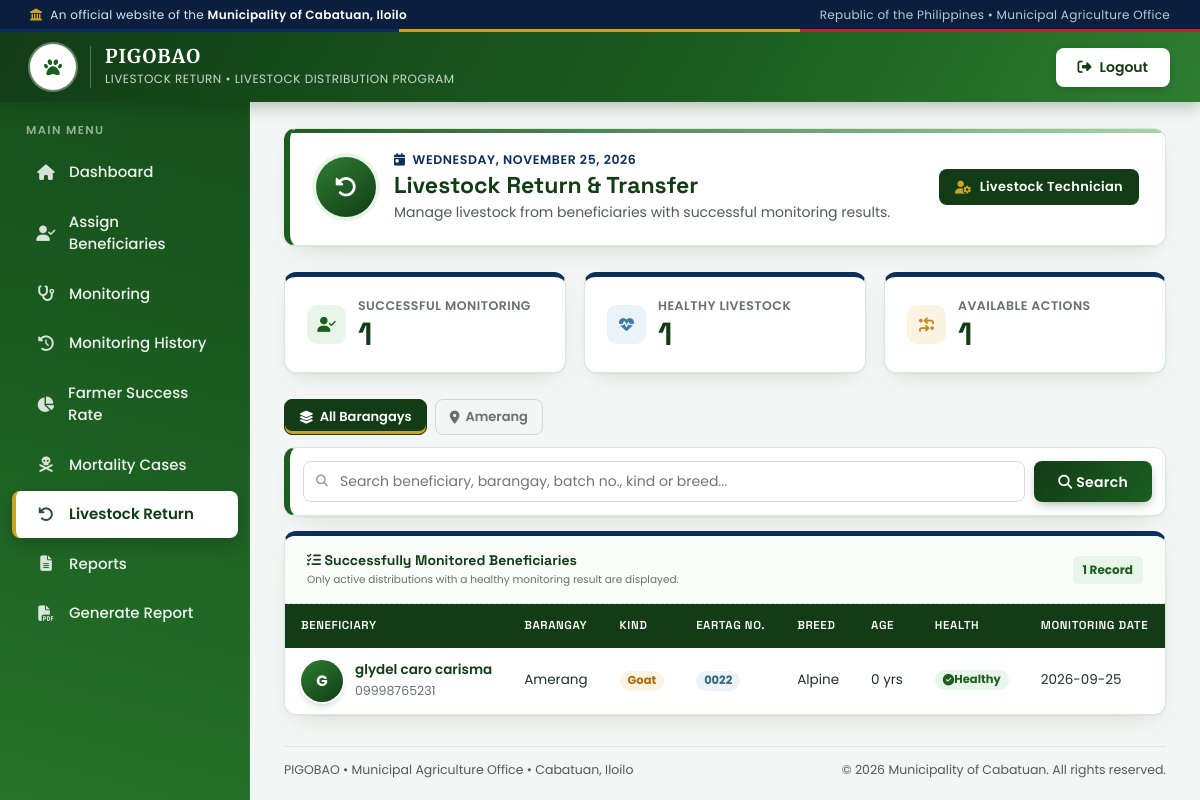
/livestock_return.php (signed in), run on the app's committed database.
### tables this page shows
CREATE TABLE `barangays` (
  `barangay_id` int(10) UNSIGNED NOT NULL,
  `barangay_name` varchar(100) NOT NULL
);

CREATE TABLE `monitoring` (
  `monitoring_id` int(10) UNSIGNED NOT NULL,
  `distribution_id` int(10) UNSIGNED NOT NULL,
  `health_status` enum('Healthy','Sick','Critical','Dead') NOT NULL DEFAULT 'Healthy',
  `weight` decimal(8,2) DEFAULT NULL,
  `pregnancy_status` enum('pregnant','not_pregnant','gave_birth') DEFAULT NULL,
  `offspring_count` int(10) UNSIGNED DEFAULT NULL,
  `photo` varchar(255) DEFAULT NULL,
  `cause_of_death` varchar(255) DEFAULT NULL,
  `death_type` enum('natural','disease','accident','unknown','other') DEFAULT NULL,
  `purpose` varchar(100) DEFAULT NULL,
  `date_recorded` date NOT NULL,
  `action` enum('visit','transfer','return','death','other') NOT NULL DEFAULT 'visit',
  `notes` text DEFAULT NULL,
  `created_by` int(10) UNSIGNED NOT NULL,
  `created_at` timestamp NOT NULL DEFAULT current_timestamp(),
  `updated_by` int(10) UNSIGNED DEFAULT NULL,
  `updated_at` timestamp NOT NULL DEFAULT current_timestamp() ON UPDATE current_timestamp()
);

CREATE TABLE `beneficiaries` (
  `beneficiary_id` int(10) UNSIGNED NOT NULL,
  `firstname` varchar(50) NOT NULL,
  `middlename` varchar(50) DEFAULT NULL,
  `lastname` varchar(50) NOT NULL,
  `extension_name` varchar(10) DEFAULT NULL,
  `gender` enum('Male','Female') NOT NULL,
  `barangay_id` int(10) UNSIGNED NOT NULL,
  `contact` varchar(50) DEFAULT NULL,
  `civil_status` enum('Single','Married','Widowed','Separated') DEFAULT NULL,
  `birthdate` date DEFAULT NULL,
  `photo` varchar(255) DEFAULT NULL,
  `registered_at` timestamp NOT NULL DEFAULT current_timestamp(),
  `status` enum('active','inactive') NOT NULL DEFAULT 'active'
);

CREATE TABLE `livestock` (
  `livestock_id` int(10) UNSIGNED NOT NULL,
  `kind` enum('goat','pig','carabao') NOT NULL,
  `breed` varchar(100) NOT NULL,
  `sex` enum('Male','Female','Unknown') NOT NULL DEFAULT 'Unknown',
  `birth_date` date DEFAULT NULL,
  `batch_no` varchar(50) NOT NULL,
  `status` enum('available','distributed','dead','retired') NOT NULL DEFAULT 'available',
  `created_at` timestamp NOT NULL DEFAULT current_timestamp(),
  `updated_at` timestamp NOT NULL DEFAULT current_timestamp() ON UPDATE current_timestamp()
);

### livestock_return.php (the view, shortened to what this page needs)
<?php
require '../db.php';
if (!function_exists('pg_farmer_photo_col')) {
    function pg_farmer_photo_col(mysqli $conn): ?string {
        static $col = false;
        if ($col !== false) return $col;
        $col = null; $cols = [];
        if ($res = $conn->query("SHOW COLUMNS FROM beneficiaries")) {
            while ($r = $res->fetch_assoc()) $cols[strtolower($r['Field'])] = $r['Field'];
        }
        $candidates = ['photo','picture','profile_picture','profile_pic','profile_photo','profile_image',
                       'image','img','avatar','farmer_photo','farmer_image','farmer_picture','pic',
                       'photo_path','image_path','picture_path'];
        foreach ($candidates as $c) {
            if (isset($cols[$c])) { $col = $cols[$c]; break; }
        }
        return $col;
    }
}
if (!function_exists('pg_farmer_photo_sql')) {
    function pg_farmer_photo_sql(mysqli $conn, string $alias = 'b'): string {
        $c = pg_farmer_photo_col($conn);
        return $c ? ", $alias.`$c` AS farmer_photo" : ", NULL AS farmer_photo";
    }
}
if (!function_exists('pg_farmer_photo_url')) {
    function pg_farmer_photo_url($file): ?string {
        $file = trim((string)$file);
        $base  = basename($file);
        $tries = [];
        foreach (['../uploads/','../uploads/beneficiaries/','../uploads/farmers/','../uploads/profiles/','../uploads/profile/','uploads/'] as $d) {
            $tries[] = $d . $base;
        }
        return '../uploads/' . $base;
    }
}
if (!function_exists('pg_farmer_avatar')) {
    function pg_farmer_avatar($photo, string $name, string $extraClass = ''): string {
        $initial = mb_strtoupper(mb_substr(trim($name), 0, 1)) ?: '?';
        $url  = pg_farmer_photo_url($photo);
        $html = '<span class="farmer-avatar ' . htmlspecialchars($extraClass) . '">';
        $html .= '<span class="fa-init">' . htmlspecialchars($initial) . '</span>';
        if ($url) {
            $html .= '<img src="' . htmlspecialchars($url) . '" alt="' . htmlspecialchars($name) . '" loading="lazy" onerror="this.remove()">';
        }
        return $html . '</span>';
    }
}
$farmerPhotoCol = pg_farmer_photo_col($conn);
$photoSql       = pg_farmer_photo_sql($conn);
$tech_id=(int)$_SESSION['technician_id'];
$search=isset($_GET['search'])?trim($_GET['search']):'';
$barangayFilter=isset($_GET['barangay'])?(int)$_GET['barangay']:0;
$records=[];
$sql="
    SELECT
        m.monitoring_id,
        m.distribution_id,
        m.health_status AS health,
        m.weight,
        m.pregnancy_status,
        m.offspring_count AS offspring,
        m.date_recorded,
        m.action AS monitoring_action,
        d.quantity,
        d.distribution_date,
        d.distribution_location,
        d.batch_no AS distribution_batch_no,
        b.beneficiary_id,
        b.firstname,b.middlename,b.lastname,b.contact{$photoSql},
        br.barangay_id,
        br.barangay_name,
        l.livestock_id,l.kind,l.breed,
        TIMESTAMPDIFF(YEAR,l.birth_date,CURDATE()) AS age,
        l.status AS livestock_status,
        l.batch_no AS livestock_batch_no,
        d.status AS distribution_status
    FROM monitoring m
    INNER JOIN (
        SELECT distribution_id, MAX(monitoring_id) AS latest_id
        FROM monitoring
        GROUP BY distribution_id
    ) latest ON latest.distribution_id=m.distribution_id AND latest.latest_id=m.monitoring_id
    INNER JOIN distributions d ON m.distribution_id=d.distribution_id
    INNER JOIN beneficiaries b ON d.beneficiary_id=b.beneficiary_id
    LEFT JOIN barangays br ON b.barangay_id=br.barangay_id
    INNER JOIN livestock l ON d.livestock_id=l.livestock_id
    INNER JOIN technician_barangay tb ON b.barangay_id=tb.barangay_id
    WHERE tb.technician_id=?
      AND d.status='active'
      AND LOWER(TRIM(m.health_status))='healthy'
";
$params=[$tech_id];
$types="i";
$sql.=" ORDER BY m.date_recorded DESC,m.monitoring_id DESC";
$stmt=$conn->prepare($sql);
if($stmt){
    $stmt->bind_param($types,...$params);
    $stmt->execute();
    $result=$stmt->get_result();
    while($row=$result->fetch_assoc()) $records[]=$row;
}
$totalRecords=count($records);
$barangayList=[];
$barangayListStmt=$conn->prepare("
    SELECT DISTINCT br.barangay_id, br.barangay_name
    FROM monitoring m
    INNER JOIN (
        SELECT distribution_id, MAX(monitoring_id) AS latest_id
        FROM monitoring
        GROUP BY distribution_id
    ) latest ON latest.distribution_id=m.distribution_id AND latest.latest_id=m.monitoring_id
    INNER JOIN distributions d ON m.distribution_id=d.distribution_id
    INNER JOIN beneficiaries b ON d.beneficiary_id=b.beneficiary_id
    INNER JOIN barangays br ON b.barangay_id=br.barangay_id
    INNER JOIN technician_barangay tb ON b.barangay_id=tb.barangay_id
    WHERE tb.technician_id=?
      AND d.status='active'
      AND LOWER(TRIM(m.health_status))='healthy'
    ORDER BY br.barangay_name ASC
");
if($barangayListStmt){
    $barangayListStmt->bind_param("i",$tech_id);
    $barangayListStmt->execute();
    $barangayList=$barangayListStmt->get_result()->fetch_all(MYSQLI_ASSOC);
}
?>
<!DOCTYPE html>
<html lang="en">
<head>
<link href="https://cdnjs.cloudflare.com/ajax/libs/font-awesome/6.4.0/css/all.min.css" rel="stylesheet">
<link href="https://cdn.jsdelivr.net/npm/bootstrap@5.3.0/dist/css/bootstrap.min.css" rel="stylesheet">
</head>
<body>
<div class="gov-strip">
    <div class="left">
        <i class="fas fa-landmark"></i>
        <span>An official website of the <strong>Municipality of Cabatuan, Iloilo</strong></span>
    </div>
    <div class="right">Republic of the Philippines &bull; Municipal Agriculture Office</div>
</div>
<header>
    <div class="brand">
        <div class="seal">
        </div>
        <div class="titles">
            <h1>PIGOBAO</h1>
            <small>Livestock Return &bull; Livestock Distribution Program</small>
        </div>
    </div>
    <a href="../tech_logout.php" class="logout"><i class="fas fa-right-from-bracket"></i> Logout</a>
</header>
<nav class="sidebar">
    <div class="menu-title">Main Menu</div>
    <a href="../technician_dashboard.php"><i class="fas fa-home"></i> Dashboard</a>
    <a href="assign_beneficiaries.php"><i class="fas fa-user-check"></i> Assign Beneficiaries</a>
    <a href="monitoring.php"><i class="fas fa-stethoscope"></i> Monitoring</a>
    <a href="monitoring_history.php"><i class="fas fa-history"></i> Monitoring History</a>
    <a href="farmer_success_rate.php"><i class="fas fa-chart-pie"></i> Farmer Success Rate</a>
    <a href="mortality_cases.php"><i class="fas fa-skull-crossbones"></i> Mortality Cases</a>
    <a href="livestock_return.php" class="active"><i class="fas fa-undo"></i> Livestock Return</a>
    <a href="tech_reports.php"><i class="fas fa-file-alt"></i> Reports</a>
    <a href="generate_report.php" ><i class="fas fa-file-pdf"></i> Generate Report</a>
</nav>
<main class="main-content">
    <section class="page-head">
        <div class="page-head-content">
            <div class="page-icon"><i class="fas fa-rotate-left"></i></div>
            <div class="page-text">
                <div class="page-date"><i class="fas fa-calendar-day"></i> <?=date('l, F j, Y')?></div>
                <h2>Livestock Return & Transfer</h2>
                <p>Manage livestock from beneficiaries with successful monitoring results.</p>
            </div>
        </div>
        <span class="role-pill"><i class="fas fa-user-gear"></i> Livestock Technician</span>
    </section>
    <section class="stats">
        <div class="stat-card">
            <div class="stat-icon"><i class="fas fa-user-check"></i></div>
            <div>
                <div class="stat-label">Successful Monitoring</div>
                <div class="stat-value"><?= $totalRecords ?></div>
            </div>
        </div>
        <div class="stat-card">
            <div class="stat-icon"><i class="fas fa-heart-pulse"></i></div>
            <div>
                <div class="stat-label">Healthy Livestock</div>
                <div class="stat-value"><?= $totalRecords ?></div>
            </div>
        </div>
        <div class="stat-card">
            <div class="stat-icon"><i class="fas fa-arrows-turn-to-dots"></i></div>
            <div>
                <div class="stat-label">Available Actions</div>
                <div class="stat-value"><?= $totalRecords ?></div>
            </div>
        </div>
    </section>
    <div class="barangay-filter">
        <a
            href="?barangay=0&search=<?= urlencode($search) ?>"
            class="brgy-pill <?= $barangayFilter===0?'active':'' ?>"
        >
            <i class="fas fa-layer-group"></i> All Barangays
        </a>
        <?php foreach($barangayList as $br): ?>
            <a
                href="?barangay=<?= (int)$br['barangay_id'] ?>&search=<?= urlencode($search) ?>"
                class="brgy-pill <?= $barangayFilter===(int)$br['barangay_id']?'active':'' ?>"
            >
                <i class="fas fa-map-marker-alt"></i> <?= htmlspecialchars($br['barangay_name']) ?>
            </a>
        <?php endforeach; ?>
    </div>
    <section class="search-card">
        <form method="GET" class="search-form">
            <div class="search-wrap">
                <i class="fas fa-search"></i>
                <input type="text" name="search" value="<?= htmlspecialchars($search) ?>" placeholder="Search beneficiary, barangay, batch no., kind or breed...">
            </div>
            <button type="submit" class="search-btn"><i class="fas fa-search"></i> Search</button>
        </form>
    </section>
    <section class="table-card">
        <div class="table-card-head">
            <div>
                <h3><i class="fas fa-list-check"></i> Successfully Monitored Beneficiaries</h3>
                <p>Only active distributions with a healthy monitoring result are displayed.</p>
            </div>
            <span class="record-count"><?= $totalRecords ?> Record<?= $totalRecords==1?'':'s' ?></span>
        </div>
        <div class="table-scroll">
            <table class="data-table">
                <thead>
                    <tr>
                        <th>Beneficiary</th>
                        <th>Barangay</th>
                        <th>Kind</th>
                        <th>Eartag No.</th>
                        <th>Breed</th>
                        <th>Age</th>
                        <th>Health</th>
                        <th>Monitoring Date</th>
                    </tr>
                </thead>
                <tbody>
                <?php if($totalRecords>0): ?>
                    <?php foreach($records as $row): ?>
                        <?php
                        $fullname=trim(
                            $row['firstname'].' '.
                            (!empty($row['middlename'])?$row['middlename'].' ':'').
                            $row['lastname']
                        );
                        $batch=$row['livestock_batch_no']??$row['distribution_batch_no']??'N/A';
                        ?>
                        <tr>
                            <td>
                                <div class="farmer-cell">
                                    <?= pg_farmer_avatar($row['farmer_photo'] ?? null, $fullname) ?>
                                    <div>
                                        <div class="name-cell"><?= htmlspecialchars($fullname) ?></div>
                                        <?php if(!empty($row['contact'])): ?>
                                            <span class="sub-text"><?= htmlspecialchars($row['contact']) ?></span>
                                        <?php endif; ?>
                                    </div>
                                </div>
                            </td>
                            <td><?= htmlspecialchars($row['barangay_name']??'N/A') ?></td>
                            <td><span class="badge badge-kind"><?= htmlspecialchars(ucfirst($row['kind']??$row['livestock_type']??'N/A')) ?></span></td>
                            <td><span class="badge badge-batch"><?= htmlspecialchars($batch) ?></span></td>
                            <td><?= htmlspecialchars($row['breed']??'N/A') ?></td>
                            <td><?= $row['age']!==null?(int)$row['age'].' yrs':'N/A' ?></td>
                            <td><span class="badge badge-healthy"><i class="fas fa-circle-check"></i> Healthy</span></td>
                            <td><?= htmlspecialchars($row['date_recorded']) ?></td>
                        </tr>
                    <?php endforeach; ?>
                <?php endif; ?>
                </tbody>
            </table>
        </div>
    </section>
<div class="gov-footer">
    <div class="inner">
        <span>PIGOBAO &bull; Municipal Agriculture Office &bull; Cabatuan, Iloilo</span>
        <span>&copy; <?=date('Y')?> Municipality of Cabatuan. All rights reserved.</span>
    </div>
</div>
</main>
</body>
</html>

### data on the page
barangays: barangay_name "Amerang"
monitoring: beneficiaries.firstname+middlename+lastname "glydel caro carisma", beneficiaries.contact "09998765231", barangays.barangay_name "Amerang", livestock.kind "Goat", livestock.batch_no "0022", livestock.breed "Alpine", age "0", date_recorded "2026-09-25"

### other printed values
$totalRecords "1"
